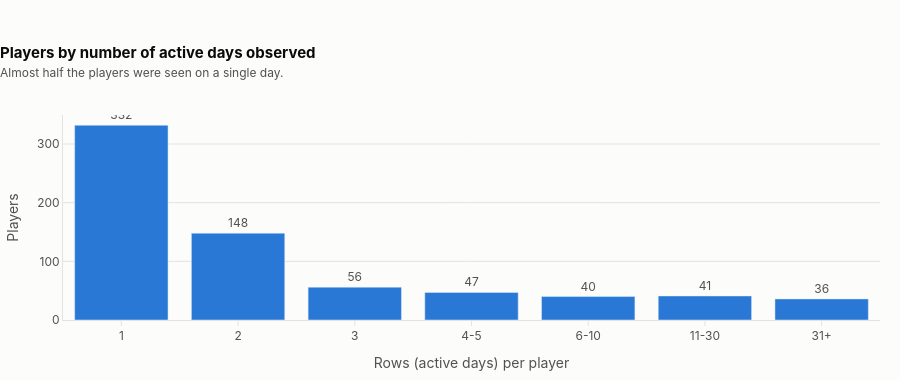

The cell this chart's notebook holds for it:
### Code cell
pc.rows_per_player(audit.rows_per_player_distribution(players)).show()

### Figure 1 — Plotly figure (JSON) as saved in the notebook; plotly's stock layout.template omitted (floating-point values rounded to 4 significant figures)
{"data": [{"customdata": [0.4743, 0.2114, 0.08, 0.06714, 0.05714, 0.05857, 0.05143], "hovertemplate": "%{x} rows: %{y:,} players (%{customdata:.0%})<extra></extra>", "marker": {"color": "#2a78d6"}, "text": ["332", "148", "56", "47", "40", "41", "36"], "textposition": "outside", "type": "bar", "x": ["1", "2", "3", "4-5", "6-10", "11-30", "31+"], "y": [332, 148, 56, 47, 40, 41, 36]}], "layout": {"font": {"color": "#52514e", "family": "Inter, Segoe UI, Helvetica, Arial, sans-serif", "size": 12}, "height": 380, "hoverlabel": {"bgcolor": "white", "font": {"color": "#0b0b0b", "size": 12}}, "legend": {"orientation": "h", "traceorder": "normal", "x": 0, "xanchor": "left", "y": 1.01, "yanchor": "bottom"}, "margin": {"b": 50, "l": 60, "r": 20, "t": 115}, "paper_bgcolor": "#fcfcfb", "plot_bgcolor": "#fcfcfb", "title": {"font": {"color": "#0b0b0b", "size": 15}, "text": "<b>Players by number of active days observed</b><br><span style='font-size:12px;color:#52514e'>Almost half the players were seen on a single day.</span>", "x": 0, "xanchor": "left"}, "xaxis": {"linecolor": "#e4e3df", "showgrid": false, "tickcolor": "#e4e3df", "ticks": "outside", "title": {"text": "Rows (active days) per player"}}, "yaxis": {"gridcolor": "#e4e3df", "linecolor": "#e4e3df", "title": {"text": "Players"}, "zeroline": false}}}
